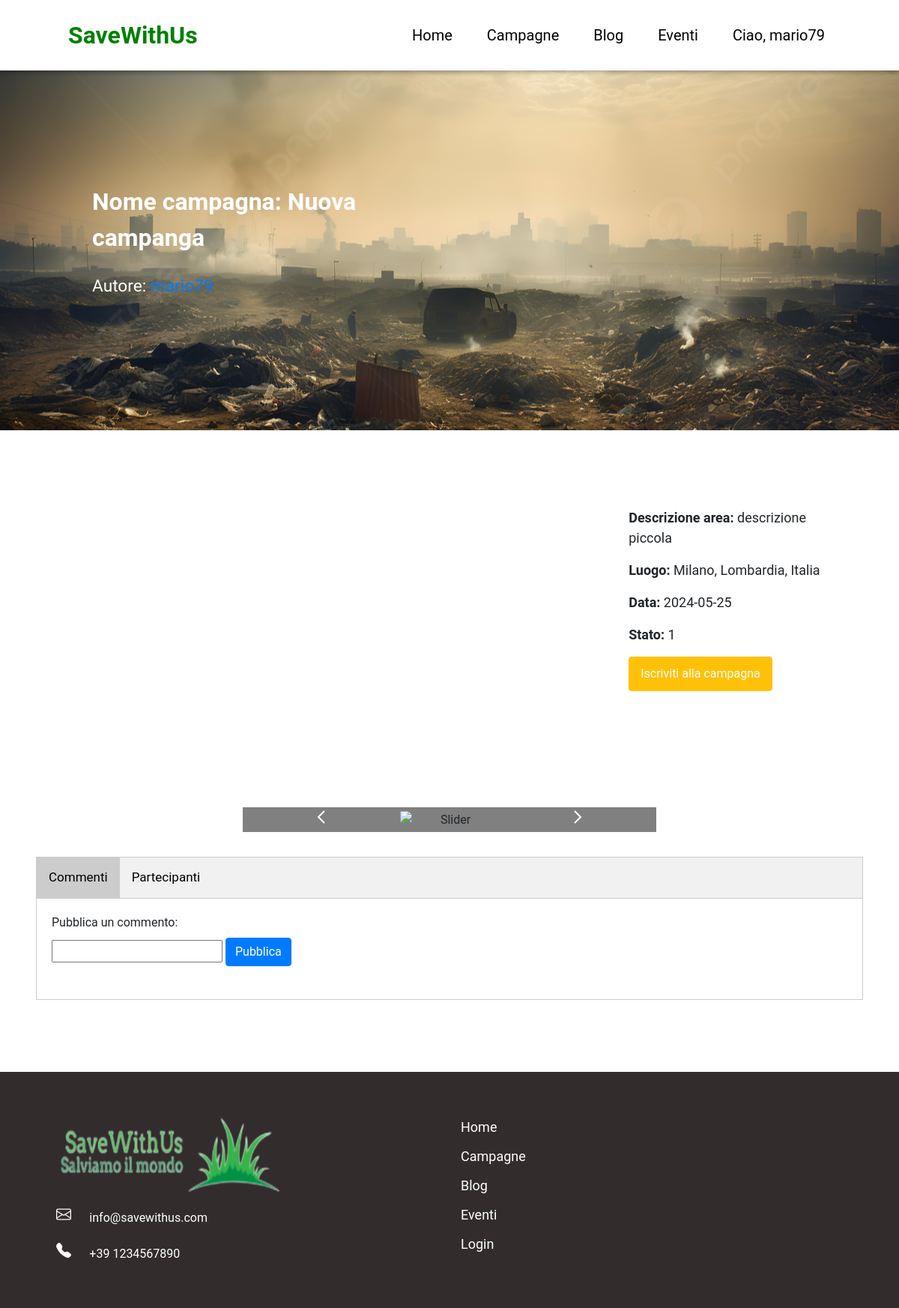
The app's page /campagne.php?id=8 (signed in) with its own data.
### tables this page shows
CREATE TABLE `campagne` (
  `id_campagna` int(11) NOT NULL,
  `nome_campagna` varchar(30) NOT NULL,
  `descrizione` varchar(255) NOT NULL,
  `giorno_ritrovo` date NOT NULL,
  `foto` varchar(100) NOT NULL,
  `stato` int(11) NOT NULL,
  `autore` int(11) NOT NULL,
  `luogo` varchar(50) NOT NULL,
  `latitudine` varchar(255) NOT NULL,
  `longitudine` varchar(255) NOT NULL
);

CREATE TABLE `utenti` (
  `id_user` int(11) NOT NULL,
  `nome` varchar(20) NOT NULL,
  `cognome` varchar(20) NOT NULL,
  `email` varchar(40) NOT NULL,
  `num_tel` char(13) NOT NULL,
  `username` varchar(10) NOT NULL,
  `password` char(60) NOT NULL,
  `created` datetime NOT NULL
);

### campagne.php (the view, shortened to what this page needs)
<?php
include("./functions.php");
?>
<!DOCTYPE html>
<html lang="en">
<head>
    <link rel="stylesheet" href="./style/style.css">
    <link rel="stylesheet" href="./style/campagne.css">
    <link rel="stylesheet" href="https://cdn.jsdelivr.net/npm/bootstrap@4.0.0/dist/css/bootstrap.min.css">
    <link rel="stylesheet" href="https://unpkg.com/leaflet@1.9.4/dist/leaflet.css" />
</head>
<body>
    <div class="navbar">
        <div class="img-logo">
            <a href="./index.php">
                SaveWithUs
            </a>
        </div>
        <div class="links">
            <a href="./index.php">Home</a>
            <a href="campagne.php">Campagne</a>
            <a href="blog.php">Blog</a>
            <a href="eventi.php">Eventi</a>
            <?php
            if(isset($_SESSION['iduser'])){
                echo '<a href="user.php">Ciao, '.$_SESSION['username'].'</a>';
            }else{
                echo '<a href="login.php">Login</a>';
            }
            ?>
        </div>
    </div>
    <?php
    if (isset($_GET['id'])) {
        $id = $_GET['id'];
        $sql = "SELECT utenti.id_user, utenti.username, campagne.id_campagna, campagne.nome_campagna, campagne.descrizione, campagne.giorno_ritrovo, campagne.foto, campagne.stato, campagne.autore, campagne.luogo, campagne.latitudine, campagne.longitudine FROM utenti join campagne on utenti.id_user=campagne.autore WHERE campagne.id_campagna=" . $id;
        $ris = $conn->query($sql);
        $data = [];
        $arrkeys = ['id_user', 'username', 'id_campagna', 'nome_campagna', 'descrizione', 'giorno_ritrovo', 'foto', 'stato', 'autore', 'luogo', 'latitudine', 'longitudine'];
        if ($ris->num_rows > 0) {
            while ($row = $ris->fetch_assoc()) {
                for ($i = 0; $i < count($arrkeys); $i++) {
                    $data[$arrkeys[$i]] = $row[$arrkeys[$i]];
                }
            }
        } else {
            $cmp_notfound = "La campagna che si desidera non esiste.";
        }
    ?>
        <div class="sec-banner">
            <div class="container banner">
                <div class="row">
                    <div class="col">
                        <span class="nome_cmp">Nome campagna: <?= $data['nome_campagna'] ?> </span> <br><br>
                        <span class="autore">Autore:
                            <?php
                            if($data['id_user']==$_SESSION['iduser']){
                                ?>
                                <a href="./user.php"><?= $data['username'] ?></a>
                                <?php
                            }else{
                                ?>
                                <a href="./user.php?id=<?= $data['id_user'] ?>"><?= $data['username'] ?></a>
                                <?php
                            }
                            ?>
                        </span> <br><br>
                    </div>
                    <div class="col"></div>
                </div>
            </div>
        </div>
        <div class="sec-main">
            <div class="container">
                <div class="row">
                    <div class="col-8">
                        <div id="mapcmp"></div>
                    </div>
                    <div class="col-4">
                        <p><b>Descrizione area: </b><?= $data['descrizione'] ?></p>
                        <p><b>Luogo: </b><?= $data['luogo'] ?></p>
                        <p><b>Data: </b><?= $data['giorno_ritrovo'] ?></p>
                        <p><b>Stato: </b><?= $data['stato'] ?></p>
                        <?php
                        $sql = "SELECT * FROM `partecipanti_camapgne` WHERE partecipanti_camapgne.id_user=" . $_SESSION['iduser'] . " and partecipanti_camapgne.id_campagna=" . $_GET['id'];
                        $ris = $conn->query($sql);
                        if ($ris->num_rows > 0) {
                        ?>
                            <button type="button" class="btn btn-danger" onclick="azioni_campagna('annulla', '<?= $_GET['id'] ?>')">
                                Annulla iscrizione
                                <svg xmlns="http://www.w3.org/2000/svg" width="25" height="25" fill="currentColor" class="bi bi-x" viewBox="0 0 16 16">
                                    <path d="M4.646 4.646a.5.5 0 0 1 .708 0L8 7.293l2.646-2.647a.5.5 0 0 1 .708.708L8.707 8l2.647 2.646a.5.5 0 0 1-.708.708L8 8.707l-2.646 2.647a.5.5 0 0 1-.708-.708L7.293 8 4.646 5.354a.5.5 0 0 1 0-.708" />
                                </svg>
                            </button>
                        <?php
                        } else {
                        ?>
                            <button id="iscr_cmp" type="button" class="btn btn-warning" onclick="azioni_campagna('iscrizione', '<?= $_GET['id'] ?>')">Iscriviti alla campagna</button>
                        <?php
                        }
                        ?>
                    </div>
                </div>
            </div>
            <div class="sec-img">
                <div class="img-slide">
                    <button id="prec">
                        <svg xmlns="http://www.w3.org/2000/svg" width="24" height="24">
                            <path d="M15.293 3.293 6.586 12l8.707 8.707 1.414-1.414L9.414 12l7.293-7.293-1.414-1.414z" />
                        </svg>
                    </button>
                    <img alt="Slider" name="slide">
                    <button id="pross">
                        <svg xmlns="http://www.w3.org/2000/svg" width="24" height="24">
                            <path d="M7.293 4.707 14.586 12l-7.293 7.293 1.414 1.414L17.414 12 8.707 3.293 7.293 4.707z" />
                        </svg>
                    </button>
                </div>
            </div>
            <div class="sec-tabs">
                <div class="tab">
                    <button class="tablinks" onclick="openTab(event, 'Commenti')" id="defaultOpen">Commenti</button>
                    <button class="tablinks" onclick="openTab(event, 'Partecipanti')">Partecipanti</button>
                </div>
                <div id="Commenti" class="tabcontent">
                    <div class="addcomment">
                        <label>Pubblica un commento:</label><br>
                        <input type="text" name="commento" id="inp-commento">
                        <button type="button" onclick="addcomment()" class="btn btn-primary">Pubblica</button><br><br>
                    </div>
                </div>
            </div>
        </div>
    <?php
    }
    ?>
    <footer>
        <div class="container">
            <div class="row">
                <div class="col info-contact">
                    <img src="./imgs/logoswu.png" alt="" width="300" height="100"><br>
                    <div>
                        <span>info@savewithus.com</span>
                    </div>
                    <div>
                        <span>+39 1234567890</span>
                    </div>
                </div>
                <div class="col links">
                    <a href="./index.php">Home</a>
                    <a href="#">Campagne</a>
                    <a href="#">Blog</a>
                    <a href="#">Eventi</a>
                    <a href="#">Login</a>
                </div>
            </div>
        </div>
    </footer>
</body>
</html>

### style/style.css (style rules this page uses)
* { margin: 0; font-family: "Roboto", sans-serif; }
.navbar { overflow: hidden; background-color: white; position: fixed; top: 0; width: 100%; box-shadow: 0 0 6px 3px rgba(0, 0, 0, 0.3); }
.navbar a { display: block; text-align: center; text-decoration: none; }
.navbar .img-logo a { font-size: xx-large; color: green; font-weight: bold; padding: 15px; }
.navbar .img-logo { margin-left: 60px; float: left; }
.navbar .links a { padding: 23px; font-size: 15pt; color: black; }
.navbar .links { display: flex; float: right; margin-right: 60px; }
.sec-main { padding: 7%; text-align: center; }
.sec-main b { text-align: center; font-size: 20pt; }
.sec-main p { text-align: center; font-size: 16pt; }
footer { margin-top: 4%; background-color: rgb(50, 44, 44); color: white; padding: 5%; }
footer .info-contact div { margin-top: 4%; }
footer .info-contact div span { margin-left: 4%; }
footer .links { display: grid; }
footer .links a { color: white; font-size: large; text-decoration: none; }

### style/campagne.css (style rules this page uses)
.col-8 { align-content: center; }
.col-4 .btn-warning { padding: 10px; padding-left: 15px; padding-right: 15px; color: white; }
.sec-banner { background-image: url("../imgs/img_banner_camp.jpg"); background-repeat: none; background-size: cover; padding: 9%; background-position: left; height: 60vh; align-content: center; }
.sec-banner .nome_cmp { text-align: left; color: white; font-size: 24pt; font-weight: bold; }
.sec-banner .autore { text-align: left; color: white; font-size: 17pt; }
.sec-banner .autore a { text-decoration: none; }
.sec-main { padding: 4%; }
.sec-main p { text-align: left; font-size: large; }
.sec-main p b { font-size: large; }
#mapcmp { height: 400px; }
.sec-main .col-4 { padding: 5%; }
.sec-main .col-4 button { float: left; }
.img-slide { margin-top: 5%; background-color: grey; width: 50%; height: 40%; display: flex; margin-left: auto; margin-right: auto; }
.img-slide img { width: 65%; max-height: 400px; margin: auto; }
.img-slide button { width: 100%; height: 100%; margin: auto; border: none; background-color: grey; }
.img-slide svg { fill: white; background-color: grey; }
.sec-tabs { margin-top: 3%; }
.sec-tabs .tab { overflow: hidden; border: 1px solid #ccc; background-color: #f1f1f1; }
.sec-tabs .tab button { background-color: inherit; float: left; border: none; outline: none; cursor: pointer; padding: 14px 16px; transition: 0.3s; font-size: 17px; }
.sec-tabs .tab button.active { background-color: #ccc; }
.sec-tabs .tabcontent { display: none; padding: 20px; border: 1px solid #ccc; border-top: none; text-align: left; }

### records on screen
campagne: nome_campagna "Nuova campanga", autore.username "mario79", descrizione "descrizione piccola", luogo "Milano, Lombardia, Italia", giorno_ritrovo "2024-05-25", stato "1"

### other values on screen
$_SESSION['username'] "mario79"
